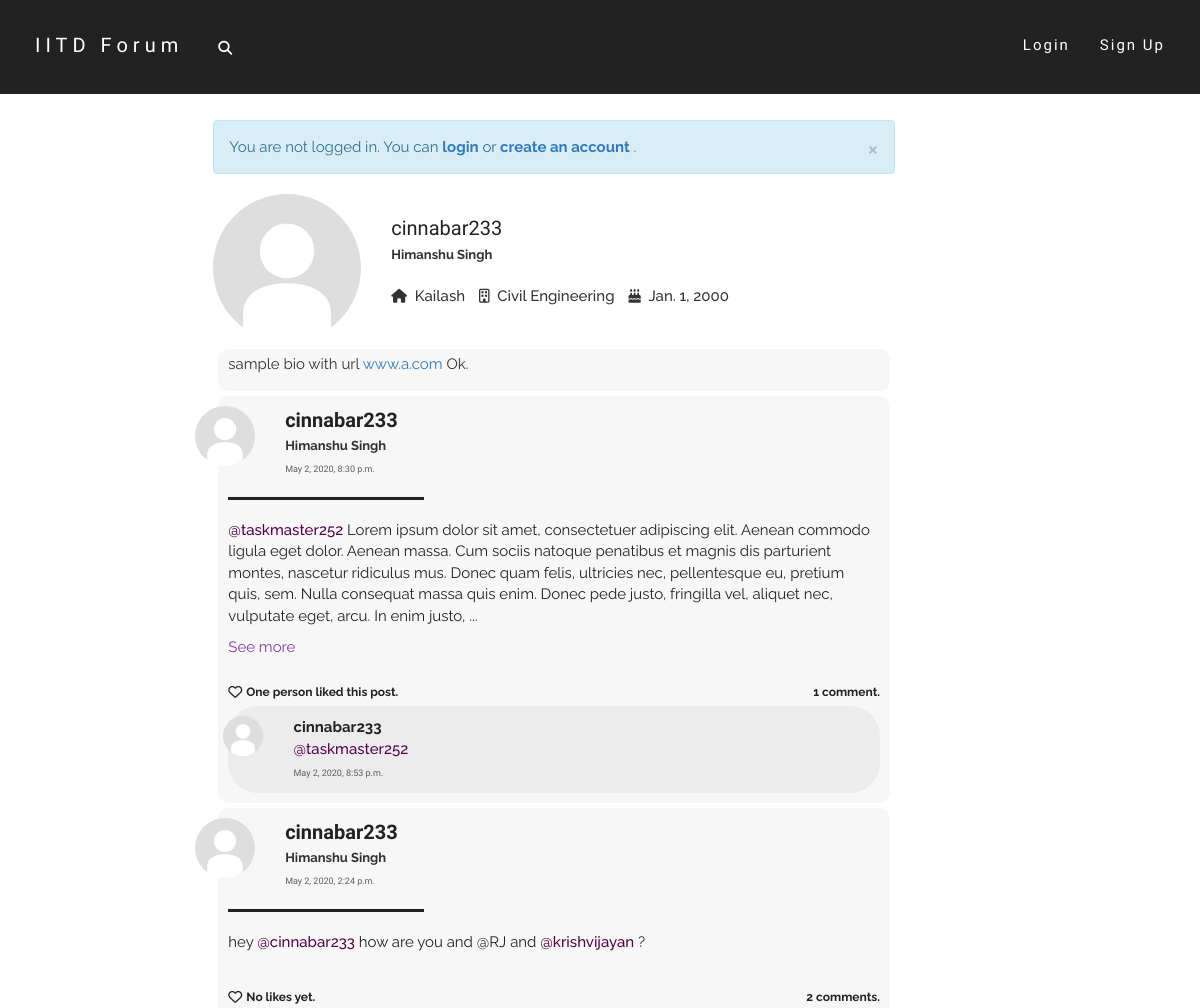
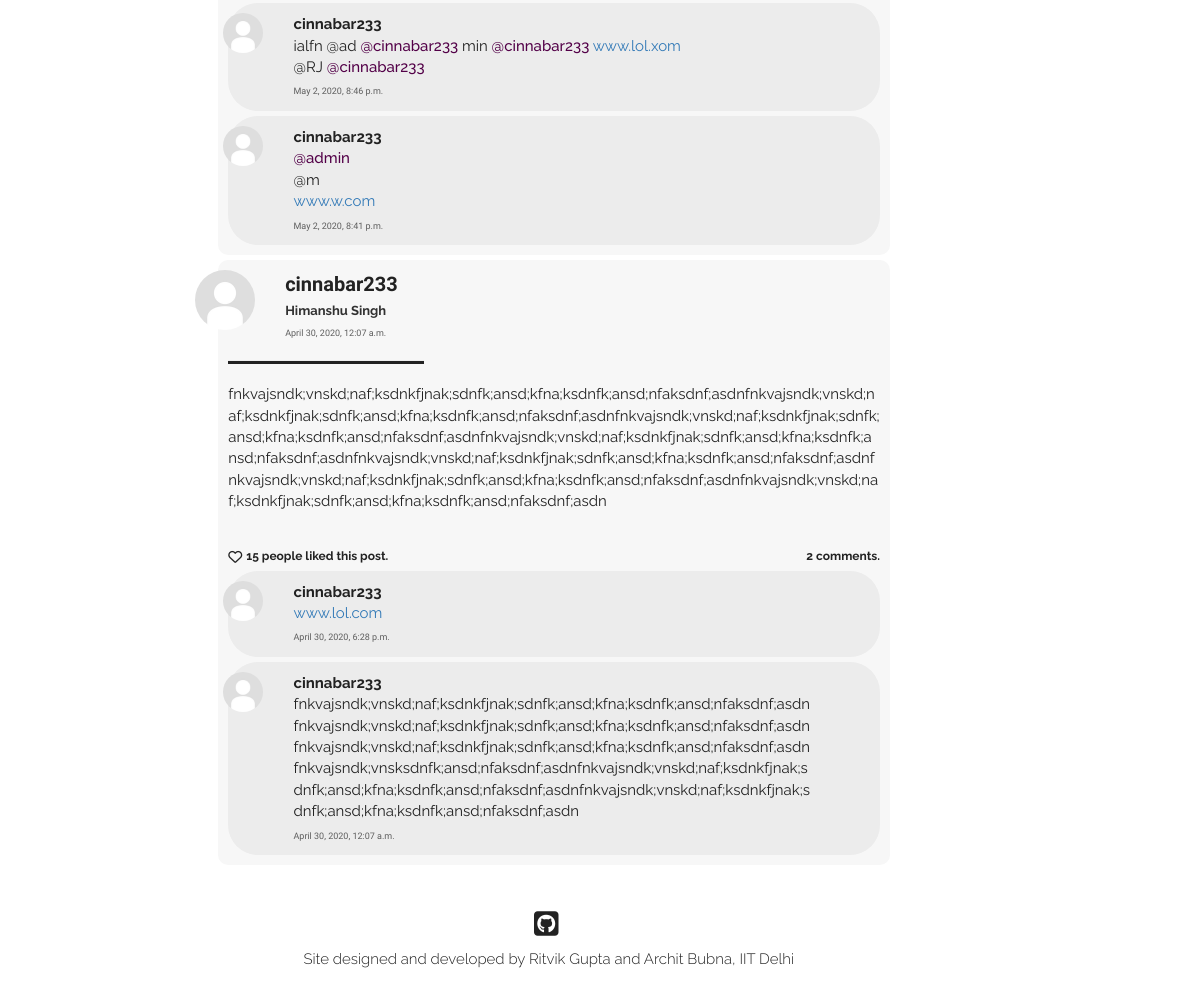
The app's page /users/cinnabar233/ with its own data (2 pictures, top to bottom).
### users/models.py (models this page shows, shortened)
class Profile(models.Model):
    parent_user = models.OneToOneField(User, on_delete=models.CASCADE)
    date_of_birth = models.DateField()
    first_name = models.CharField(max_length=50)
    last_name = models.CharField(max_length=50)
    gender = models.CharField(max_length=100, default="Male")
    dept = models.CharField(max_length=100, default="None")
    hostel = models.CharField(max_length=100, default="None")
    image = models.ImageField(default='default.jpg',upload_to='profile-pics')
    bio = models.TextField(default='', max_length=200)
    def full_name(self):
        return self.first_name + ' ' + self.last_name

### post/models.py (models this page shows, shortened)
class Post(models.Model):
    text = models.TextField(max_length = 5000)
    author = models.ForeignKey(User, on_delete = models.CASCADE)
    pub_date = models.DateTimeField(default = timezone.now())

class Comment(models.Model):
    parent_post = models.ForeignKey(Post, on_delete = models.CASCADE)
    text = models.CharField(max_length = 500)
    author = models.ForeignKey(User, on_delete = models.CASCADE)
    pub_date = models.DateTimeField(default = timezone.now())

class PostLike(models.Model):
    parent_post = models.OneToOneField(Post, on_delete=models.CASCADE)
    likers = models.ManyToManyField(User, blank=True)

### users/views.py (the view)
# urls.py: path('<str:u_name>/', views.profile_view, name='profile_view'),
def profile_view(request, u_name):
    try:
        user = User.objects.get(username=u_name)
    except User.DoesNotExist:
        raise Http404("ERROR 404: User does not exist")
    posts = user.post_set.all().order_by('-pub_date')
    return render(request, 'users/profile.html', {'user': user, 'posts':posts, 'title': user.username})

### users/templates/users/profile.html (shortened to what this page needs)
{% extends "post/base.html" %}
{% load post_filters %}
{% block content %}
    <div class="row">
        <div class="col-md-3 profile-img-div">
            <img class="img-circle img-responsive profile-pic" style="float: left;" width=150 height=150 src="{{ user.profile.image.url }}" alt="default.jpg">
        </div>
        <div class="col-md-9 profile-details-div">
            <br>
            <font class="username-font">
                {{user.username}}
            </font>
            <br>
            <font class="name-font">
                {{user.profile.full_name}}
            </font>
            <br><br>
            <ul class="list-inline">
                <li>
                    <i class="fas fa-home"></i>&nbsp;
                    <font class="details-font">{{user.profile.hostel}}</font>
                </li>
                <li>
                    <i class="far fa-building"></i>&nbsp;
                    <font class="details-font">{{user.profile.dept}}</font>
                </li>
                <li>
                    <i class="fas fa-birthday-cake"></i>&nbsp;
                    <font class="details-font">{{user.profile.date_of_birth}}</font>
                </li>
            </ul>
        </div>
    </div>
    <div class="bio-div">
        <font class="bio-font">
            {{user.profile.bio|urlize|linebreaks|tagize|safe}}
        </font>
    </div>
    {% for post in posts %}
    <div class="home-post-div"  id="post-{{ post.id }}-div">
        <div class="row">
            <div class="col-md-1">
                <img class="img-circle profile-pic" width=60 height=60 src="{{ post.author.profile.image.url }}" alt="default.jpg">
            </div>
            <div class="col-md-10">
                <font class="username-font">
                    <b>{{post.author.username}}</b>
                </font>
                <br>
                <font class="name-font">
                    {{post.author.profile.full_name}}
                </font>
                <br>
                <a href="{% url 'post:post_view' post.id %}" class="date-font">
                    {{post.pub_date}}
                </a>
            </div>
            <div class="col-md-1 delete-div">
            </div>
        </div>
        <hr class="hr1" align="left">
        <font class="post-content-font">
            {% if post.text|linebreaks|length < 600 %}
                <div class="content-div"> {{post.text|urlize|linebreaks|tagize|safe}} </div>
            {% else %}
                <div class="post-text-sliced content-div" id="post-text-sliced{{post.id}}" data-catid="{{post.id}}"> {{post.text|urlize|linebreaks|tagize|safe|slice:":450"}}... </div>
                <div class="see-more" id="see-more{{post.id}}" data-catid="{{post.id}}"> See more </div>
            {% endif %}
        </font>
        <br>
        <div class="like-wrapper">
            {% if request.user in post.postlike.likers.all %}
                <div class="like-button-wrapper">
                    <i class="fa fa-heart liked like-button" aria-hidden="true" id="like{{ post.id }}" data-catid="{{ post.id }}"></i>
                </div>
                <a href="#" data-toggle="modal" data-target="#like-modal-{{post.id}}" target="_blank">
                    <div class="likes-count like-count-font" id="likes-count{{ post.id }}" data-catid="{{post.postlike.likers.count}}">
                        {% if post.postlike.likers.count == 1 %}
                            You liked this post.
                        {% elif post.postlike.likers.count == 2 %}
                            You and one other liked this post.
                        {% else %}
                            You and {{ post.postlike.likers.count|add:"-1" }} others liked this post.
                        {% endif %}
                    </div>
                </a>
            {% else %}
                <div class="like-button-wrapper">
                    {% if request.user.is_authenticated %}
                        <i class="fa fa-heart-o likes like-button" aria-hidden="true" id="like{{ post.id }}" data-catid="{{ post.id }}"></i>
                    {% else %}
                        <a href="{% url 'login' %}"><i class="fa fa-heart-o likes like-button" aria-hidden="true" id="like{{ post.id }}" data-catid="{{ post.id }}"></i></a>
                    {% endif %}
                </div>
                <a href="#" data-toggle="modal" data-target="#like-modal-{{post.id}}" target="_blank">
                    <div class="likes-count like-count-font" id="likes-count{{ post.id }}" data-catid="{{post.postlike.likers.count}}">
                        {% if post.postlike.likers.count == 0 %}
                            No likes yet.
                        {% elif post.postlike.likers.count == 1 %}
                            One person liked this post.
                        {% else %}
                            {{ post.postlike.likers.count }} people liked this post.
                        {% endif %}
                    </div>
                </a>
            {% endif %}
            <div class="comments-count like-count-font">
                {% if post.comment_set.all|length == 0 %}
                    No comments yet.
                {% elif post.comment_set.all|length == 1 %}
                    1 comment.
                {% else %}
                    {{post.comment_set.all|length}} comments.
                {% endif %}
            </div>
        </div>
        {% for comment in post.comment_set.all|dictsortreversed:"pub_date"|slice:":2" %}
        <div id="comment-{{comment.id}}-div">
            <div class="comment-div">
                <div class="row">
                    <div class="col-md-1">
                        <img class="img-circle profile-pic" width=40 height=40 src="{{ comment.author.profile.image.url }}" alt="default.jpg">
                    </div>
                    <div class="col-md-10 content-div">
                        <a href="{% url 'users:profile_view' comment.author.username %}" class="post-head">
                            <font class="comment-username-font">
                                    <b>{{comment.author.username}}</b>
                                </a>
                                  {{comment.text|urlize|linebreaks|tagize|safe}}
                        <font class="date-font">
                            {{comment.pub_date}}
                        </font>
                    </div>
                    <div class="col-md-1 comment-delete-div">
                    </div>
                </div>
            </div>
        </div>
        {% endfor %}
    </div>
    {% endfor %}
{% endblock content %}

### post/static/post/style.css (style rules this page uses)
html, body { width: auto !important; overflow-x: hidden !important; }
body { position:relative; max-width:100%; }
.home-post-div { margin:5px; background-color: #f7f7f7; padding:10px; border-radius: 10px; }
.comment-div { padding:10px; margin-top:5px; border-radius: 30px; background-color: #ececec; }
.content-div { overflow-wrap:break-word; }
.username-font { font-family: 'Spartan',sans-serif; font-size:20px; color:#222; }
.comment-username-font { font-family: 'Raleway',sans-serif; font-size:15px; color:#222; text-decoration:none; }
.comment-username-font p { margin: 0; }
.name-font { font-family: 'Raleway',sans-serif; font-size:13px; font-weight: 700; color:rgb(49, 49, 49); }
.date-font { font-family: 'Spartan',sans-serif; font-size:9px; font-weight: 500; color:rgb(94, 94, 94); transition:all 0.3s ease; -webkit-transition:all 0.3s ease; -moz-transition:all 0.3s ease; -o-transition:all 0.3s ease; }
.profile-pic { float: right; object-fit: cover; transition:all 0.4s ease; -webkit-transition:all 0.4s ease; -moz-transition:all 0.4s ease; -o-transition:all 0.4s ease; }
.delete-div { padding-top: 5px; }
.post-content-font { font-family: 'Raleway',sans-serif; font-size:15px; color:#222; }
.like-count-font { font-family: 'Raleway',sans-serif; font-size:12px; font-weight: 700; color:#222; }
.like-wrapper { display: flex; }
.likes-count { margin-top: 3px; margin-left: 4px; margin-right: 4px; }
.comments-count { margin-top: 3px; margin-left:auto; margin-right:0; }
.see-more { color:#823aa0; font-weight:20px; cursor:pointer; }
.like-button-wrapper { margin-top: 0.5px; }
.likes { color:#222; transition:all 0.4s ease; -webkit-transition:all 0.4s ease; -moz-transition:all 0.4s ease; -o-transition:all 0.4s ease; }
.details-font { font-family: 'Raleway', sans-serif; font-size: 15px; font-weight: 500; }
.bio-div { margin:5px; background-color: #f7f7f7; padding:5px 10px; border-radius: 10px; }
.bio-font { font-family: 'Raleway', sans-serif; font-size: 15px; font-weight: 400; }
.hr1 { background-color:#222; width:30%; height:3px; }
.profile-img-div { display:block; min-height: 150px; }
.tag-link { text-decoration: none; font-weight:500; color:rgb(83, 0, 72); }

### records on screen
Post: author.profile.image (placeholder picture), author.username "cinnabar233", author.profile.full_name "Himanshu Singh", pub_date "May 2, 2020, 8:30 p.m.", text|tagize "@taskmaster252 Lorem ipsum dolor sit amet, consectetuer adipiscing elit. Aenean commodo ligula eget dolor. Aenean massa. Cum sociis natoque penatibus et magnis dis parturient montes, nascetur ridiculus mus. Donec quam felis, ultricies nec, pellentesque eu, pretium quis, sem. Nulla consequat massa quis enim. Donec pede justo, fringilla vel, aliquet nec, vulputate eget, arcu. In enim justo,", shows "One person liked this post.", shows "1 comment."
Comment: author.profile.image (placeholder picture), author.username "cinnabar233", text|tagize "@taskmaster252", pub_date "May 2, 2020, 8:53 p.m."
Post: author.profile.image (placeholder picture), author.username "cinnabar233", author.profile.full_name "Himanshu Singh", pub_date "May 2, 2020, 2:24 p.m.", text|tagize "hey @cinnabar233 how are you and @RJ and @krishvijayan ?", shows "No likes yet.", comment_set.all|length "2"
Comment: author.profile.image (placeholder picture), author.username "cinnabar233", text|tagize "ialfn @ad @cinnabar233 min @cinnabar233 www.lol.xom @RJ @cinnabar233", pub_date "May 2, 2020, 8:46 p.m."
Comment: author.profile.image (placeholder picture), author.username "cinnabar233", text|tagize "@admin @m www.w.com", pub_date "May 2, 2020, 8:41 p.m."
Post: author.profile.image (placeholder picture), author.username "cinnabar233", author.profile.full_name "Himanshu Singh", pub_date "April 30, 2020, 12:07 a.m.", text|tagize "fnkvajsndk;vnskd;naf;ksdnkfjnak;sdnfk;ansd;kfna;ksdnfk;ansd;nfaksdnf;asdnfnkvajsndk;vnskd;naf;ksdnkfjnak;sdnfk;ansd;kfna;ksdnfk;ansd;nfaksdnf;asdnfnkvajsndk;vnskd;naf;ksdnkfjnak;sdnfk;ansd;kfna;ksdnfk;ansd;nfaksdnf;asdnfnkvajsndk;vnskd;naf;ksdnkfjnak;sdnfk;ansd;kfna;ksdnfk;ansd;nfaksdnf;asdnfnkvajsndk;vnskd;naf;ksdnkfjnak;sdnfk;ansd;kfna;ksdnfk;ansd;nfaksdnf;asdnfnkvajsndk;vnskd;naf;ksdnkfjnak;sdnfk;ansd;kfna;ksdnfk;ansd;nfaksdnf;asdnfnkvajsndk;vnskd;naf;ksdnkfjnak;sdnfk;ansd;kfna;ksdnfk;ansd;nfaksdnf;asdn", postlike.likers.count "15", comment_set.all|length "2"
Comment: author.profile.image (placeholder picture), author.username "cinnabar233", text|tagize "www.lol.com", pub_date "April 30, 2020, 6:28 p.m."
Comment: author.profile.image (placeholder picture), author.username "cinnabar233", text|tagize "fnkvajsndk;vnskd;naf;ksdnkfjnak;sdnfk;ansd;kfna;ksdnfk;ansd;nfaksdnf;asdnfnkvajsndk;vnskd;naf;ksdnkfjnak;sdnfk;ansd;kfna;ksdnfk;ansd;nfaksdnf;asdnfnkvajsndk;vnskd;naf;ksdnkfjnak;sdnfk;ansd;kfna;ksdnfk;ansd;nfaksdnf;asdnfnkvajsndk;vnsksdnfk;ansd;nfaksdnf;asdnfnkvajsndk;vnskd;naf;ksdnkfjnak;sdnfk;ansd;kfna;ksdnfk;ansd;nfaksdnf;asdnfnkvajsndk;vnskd;naf;ksdnkfjnak;sdnfk;ansd;kfna;ksdnfk;ansd;nfaksdnf;asdn", pub_date "April 30, 2020, 12:07 a.m."

### other values on screen
{{ user.username }} "cinnabar233"
{{ user.profile.full_name }} "Himanshu Singh"
{{ user.profile.hostel }} "Kailash"
{{ user.profile.dept }} "Civil Engineering"
{{ user.profile.date_of_birth }} "Jan. 1, 2000"
{{ user.profile.bio|urlize|linebreaks|tagize|safe }} "sample bio with url www.a.com Ok."
